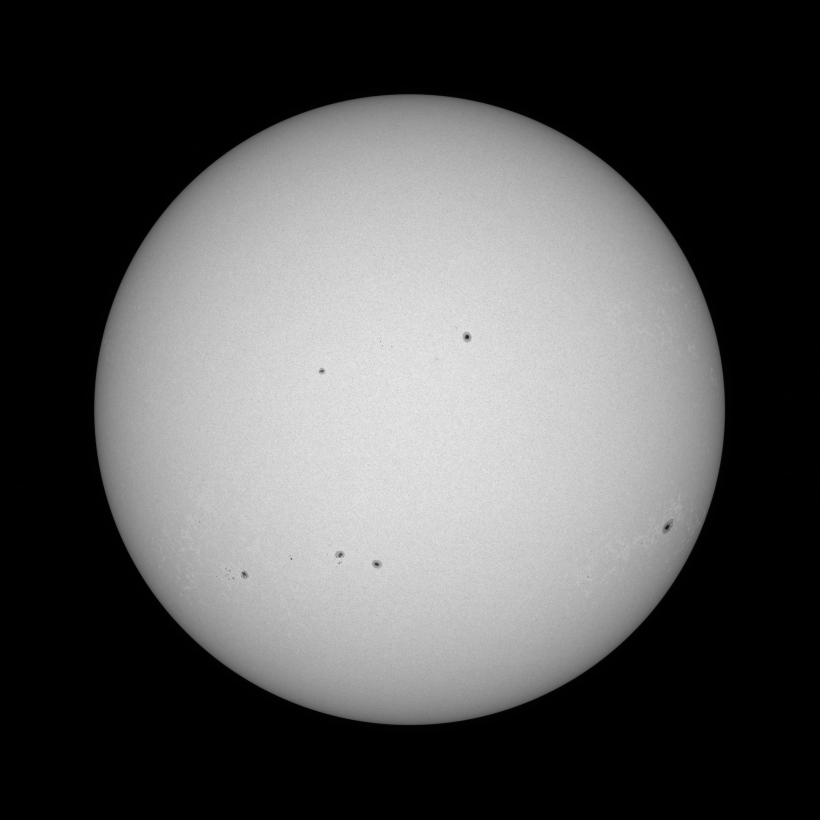
#> input picture images/2012_08_05__12_14_55_70__SDO_HMI_HMI_continuum.jp2, 4096 x 4096 px (shown at 1/5 size)
$ python -i occult.py   (imports and definitions only)   (Python 2 division)
#> lines starting #> are read from the running program, lines starting #| are printed output that depends on the picture
#> further down, picture is the input picture: shape (4096, 4096); min 0, max 255, mean 84.9
from IPython.core import debugger; debug = debugger.Pdb().set_trace
from astropy.convolution import convolve, Box2DKernel
import numpy as np
from copy import copy

"""
Default values are for SDO-AIA images.
rmin, qthresh1, and qthresh2 default values are unknown.
"""
def trace(image1, nsm1=3, rmin=10, lmin=25, nstruc=1000, nloopw=100, ngap=3, qthresh1=1, qthresh2=1):
#> called with nsm1 = 3, rmin = 10, lmin = 25, nstruc = 1000, nloopw = 100, ngap = 3, qthresh1 = 1, qthresh2 = 1
	import numpy as np

	# Control parameters
	nloop = nloopw
	reso = 1
	step = 1
	nloopmax = 10000
	npmax = 2000
	nsm2 = nsm1 + 1
	nlen = float(rmin)
	na = 180
	nb = 30
	s_loop = step * np.arange(nlen)
	s0_loop = step * (np.arange(nlen) - nlen / 2)
	wid = (nsm2 / 2 - 1) > 1
	looplen = 0.0

	# Base level
	ind_pos = np.where(image1 > 0)
#> ind_pos = 8284162 positions, rows 244 to 4052, columns 21 to 4095
	zmed = np.median(image1[ind_pos])
#> zmed = 186
	thresh = zmed * qthresh1
#> thresh = 186
	image1[image1 < thresh] = thresh
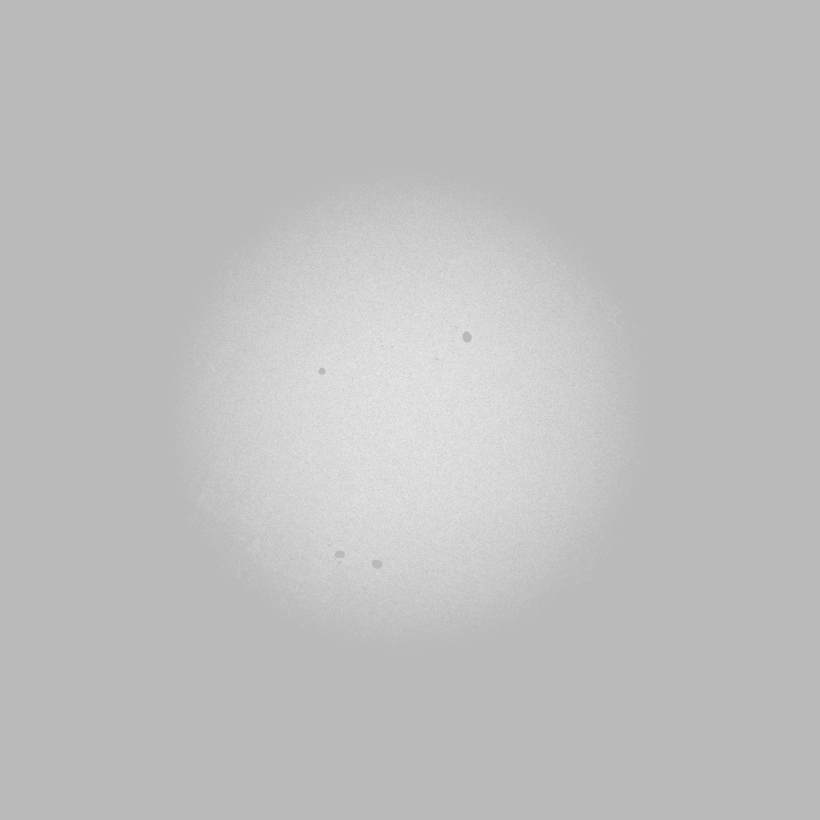
#> image1: shape (4096, 4096) (shown at 1/5 size); min 186, max 255, mean 190.9

	# Highpass filter
	if nsm1 <= 2:
		image2 = image1 - convolve(image1, Box2DKernel(nsm2))
	elif nsm1 >= 3:
		image2 = convolve(image1, Box2DKernel(nsm1)) - convolve(image1, Box2DKernel(nsm2))
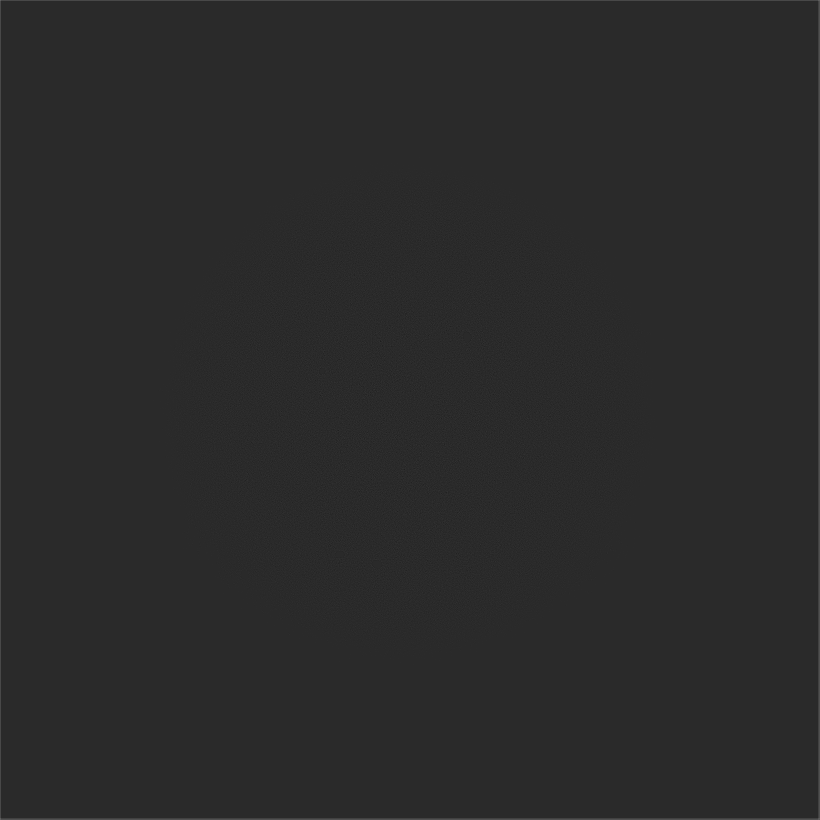
#> image2: shape (4096, 4096) float64 (shown at 1/5 size); min -8.75, max 43.59, mean 0; drawn with min black and max white

	dim = image1.shape
#> dim = (4096, 4096)
	nx = dim[1]
#> nx = 4096
	ny = dim[0]
#> ny = 4096

	# Erase boundaries zones (smoothing effects)
	image2[int(nsm2):-int(nsm2), int(nsm2):-int(nsm2)] = 0.0
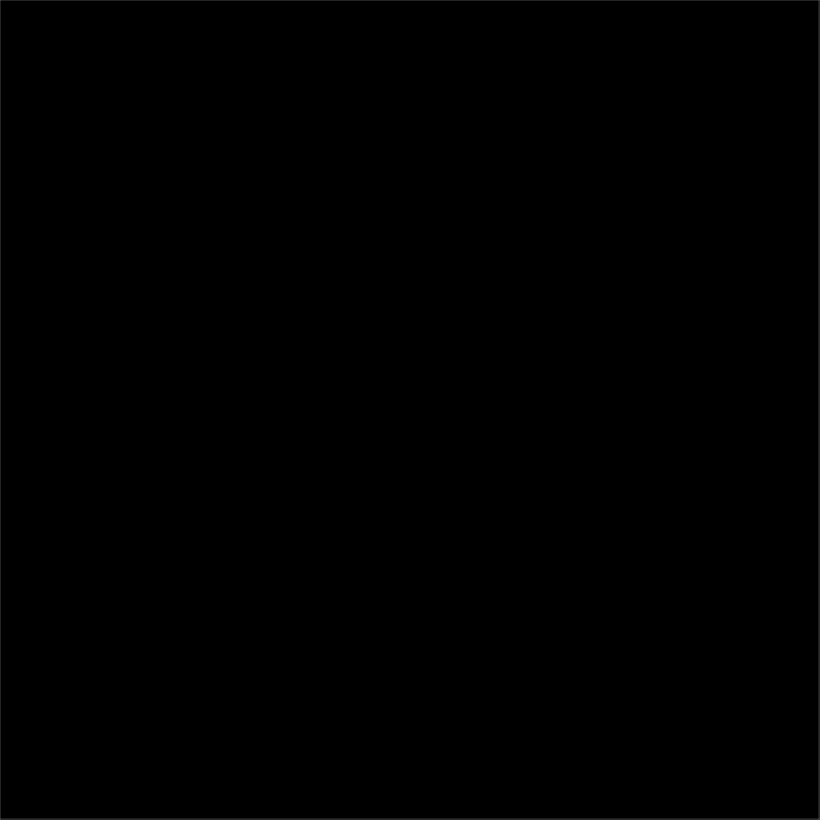
#> image2: shape (4096, 4096) float64 (shown at 1/5 size); min -5.68e-14, max 43.59, mean 0; drawn with min black and max white

	# Noise threshold
	ind_pos = np.where(image2 > 0)
#> ind_pos = 32752 positions, rows 0 to 4095, columns 0 to 4095
	zmed = np.median(image2[ind_pos])
#> zmed = 22.28
	thresh = zmed * qthresh2
#> thresh = 22.28

	# Loop traching start at maximum flux position
	iloop = 0
	residual = copy(image2)
	residual[residual < 0] = 0.0
	iloop_nstruc = np.zeros(nstruc)
	loop_len = np.zeros(nloopmax)

	for istruc in range(nstruc):
		zstart = [np.max(residual), np.unravel_index(residual.argmax(), residual.shape)]
		if zstart[0] <= thresh:
			end_trace(image1, wid, nsm2, nlen, na, nb, loop_len, nloop)
			quit()

		if istruc % 100 == 0:
			ipix = np.where(residual > 0)
			qpix = float(len(ipix)) / float(nx) * float(ny)
			flux_sigma = zstart[0] / zmed
			print "Struct#%04d Loop#%04d Signal/noise=%.3f" % (istruc, iloop, flux_sigma)

		jstart = zstart[1][1]
		istart = zstart[1][0]

		# Tracing loop structure stepwise
		ip = 0
		ndir = 2
		for idir in range(ndir):
			xl = np.zeros(npmax+1)
			yl = np.zeros(npmax+1)
			zl = np.zeros(npmax+1)
			al = np.zeros(npmax+1)
			ir = np.zeros(npmax+1)

			if idir == 0:
				sign_dir = 1
			elif idir == 1:
				sign_dir = -1

			# Initial direction finding
			xl[0] = istart
			yl[0] = jstart
			zl[0] = zstart[0]
			alpha = np.pi * np.arange(na) / float(na)
			flux_max = 0.0

			for ia in range(na):
				x_ = xl[0] + s0_loop * np.cos(alpha[ia])
				y_ = yl[0] + s0_loop * np.sin(alpha[ia])
				ix = (x_ + 0.5).astype(int)
				iy = (y_ + 0.5).astype(int)
				flux_ = residual[(iy,ix)]
				flux = np.sum(flux_[np.where(flux_ > 0.0)]) / float(nlen)

				if flux > flux_max:
					flux_max = flux
					al[0] = alpha[ia]
					x_lin = x_
					y_lin = y_

			# Curvature radius
			xx_curv = np.zeros((nlen, nb, npmax))
			yy_curv = np.zeros((nlen, nb, npmax))

			for ip in range(npmax):
				if ip == 0:
					ib1 = 0
					ib2 = nb - 1

				if ip >= 1:
					ib1 = (ir[ip] - 1) > 0
					ib2 = (ir[ip] + 1) < (nb - 1)

				beta0 = al[ip] + np.pi / 2.0
				xcen = xl[ip] + rmin * np.cos(beta0)
				ycen = yl[ip] + rmin * np.sin(beta0)
				flux_max = 0.0

				for ib in range(ib1, ib2 + 1):
					rad_i = rmin / (-1.0 + 2.0 * float(ib) / float(nb - 1))
					xcen_i = xl[ip] + (xcen - xl[ip]) * (rad_i / rmin)
					ycen_i = yl[ip] + (ycen - yl[ip]) * (rad_i / rmin)
					beta_i = beta0 + sign_dir * s_loop / rad_i
					x_ = xcen_i - rad_i * np.cos(beta_i)
					y_ = ycen_i - rad_i * np.sin(beta_i)
					ix = (x_ + 0.5).astype(int)
					iy = (y_ + 0.5).astype(int)
					flux_ = copy(residual)
					flux_[flux_ < 0] = 0.0
					flux = np.sum(flux_) / float(nlen)

					if idir == 1:
						xx_curv[ib, :, ip] = x_
						yy_curv[ib, :, ip] = y_

					if flux > flux_max:
						flux_max = flux
						al[ip + 1] = al[ip] + sign_dir * (step / rad_i)
						ir[ip + 1] = ib
						al_mid = (al[ip] + al[ip + 1]) / 2.0
						xl[ip + 1] = xl[ip] + step * np.cos(al_mid + np.pi * idir)
						yl[ip + 1] = yl[ip] + step * np.sin(al_mid + np.pi * idir)
						ix_ip = (int(xl[ip + 1] + 0.5) > 0) < (nx - 1)
						iy_ip = (int(yl[ip + 1] + 0.5) > 0) < (ny - 1)
						zl[ip + 1] = residual[iy_ip][ix_ip]

						if ip == 0:
							x_curv = x_
							y_curv = y_

				iz1 = (np + 1 - ngap) > 0

				if np.max(zl[iz1:ip+2]) <= 0:
					ip = (izl - 1) > 0
					break

			# Re-ordering loop coordinates
			if idir == 0:
				xloop = np.flip(xl[0:ip+1])
				yloop = np.flip(yl[0:ip+1])
				zloop = np.flip(zl[0:ip+1])

			if idir == 1 and ip >= 1:
				xloop = np.array([xloop, xl[1:ip+1]])
				yloop = np.array([yloop, yl[1:ip+1]])
				zloop = np.array([zloop, zl[1:ip+1]])

		ind = np.where(np.logical_and(xloop != 0, yloop != 0))
		nind = len(ind)
		looplen = 0

		if nind <= 1:
			# SKIP_STRUCT
			# Store loop coordinates
			if looplen >= lmin:
				nn = int(ns / reso + 0.5)
				ii = np.arange(nn) * reso
				## INTERPOL FUNCTIONS
				x_rsun = xx
				y_rsun = yy
				s_rsun = ii

				for i in range(nn):
					print iloop, xx[ip], yy[ip], ff[ip], ii[ip]

				iloop_nstruc[istruc] = iloop
				loop_len[iloop] = looplen
				iloop += 1

		else:
			xloop = xloop[ind]
			yloop = yloop[ind]
			zloop = zloop[ind]

			if iloop >= nloopmax:
				end_trace(image1, wid, nsm2, nlen, na, nb, loop_len, nloop)
				quit()

			# Loop completed - loop length
			np = len(xloop)
			s = np.zeros(np)
			looplen = 0

			if np >= 2:
				for ip in range(1, np):
					s[ip] = s[ip-1] + np.sqrt(np.power(xloop[ip] - xloop[ip-1], 2) + np.power(yloop[ip] - yloop[ip-1], 2))

			looplen = s[np-1]
			ns = int(looplen) > 3
			ss = np.arange(ns)

			if looplen >= lmin:
				nn = int(ns / reso + 0.5)
				ii = np.arange(nn) * reso
				## INTERPOL FUNCTIONS
				x_rsun = xx
				y_rsun = yy
				s_rsun = ii

				for i in range(nn):
					print iloop, xx[i], yy[i], ff[i], ii[i]

				iloop_nstruc[istruc] = iloop
				loop_len[iloop] = looplen
				iloop += 1

		i3 = (istart - wid) > 0
		i4 = (istart + wid) < (nx - 1)
		j3 = (jstart - wid) > 0
		j4 = (jstart + wid) < (ny - 1)
		residual[j3:j4+1][i3:i4+1] = 0.0
		nn = len(xloop)

		for k in range(nn):
			i0 = (int(xloop[k]) > 0) < (nx - 1)
			i3 = int(i0 - wid) > 0
			i4 = int(i0 + wid) < (nx - 1)
			j0 = (int(yloop[k]) > 0) < (ny - 1)
			j3 = int(j0 - wid) > 0
			j4 = int(j0 + wid) < (ny - 1)
			residual[j3:j4+1][i3:i4+1] = 0.0
#> this loop made 1 pass
#> (zstart, ipix, qpix, flux_sigma, jstart, istart) on pass 1: ([43.59, (1, 1)], 32752 positions, rows 0 to 4095, columns 0 to 4095, 2, 1.96, 1, 1)
#| Struct#0000 Loop#0000 Signal/noise=1.957
#> after the loop, iloop = 0; iloop_nstruc = 1000 values from 0 to 0; loop_len = 10000 values from 0 to 0; x_lin = [-4, -3, -2, -1, 0, 1, 2, 3, 4, 5]; y_lin = [1, 1, 1, 1, 1, 1, 1, 1, 1, 1]

	end_trace(image1, wid, nsm2, nlen, na, nb, loop_len, nloop)

# END_TRACE
def end_trace(image1, wid, nsm2, nlen, na, nb, loop_len, nloop):
	fluxmin = np.min(image1)
	fluxmax = np.max(image1)
	output = np.array[wid, fluxmin, fluxmax, nsm2, nlen, na, nb]

	debug()

	# [8 lines of commented-out code are left out]


# [1 line not run here, left out]

>>> import cv2
>>> picture = cv2.imread('images/2012_08_05__12_14_55_70__SDO_HMI_HMI_continuum.jp2', cv2.IMREAD_GRAYSCALE)
#> (the run stopped early here; a loop or call above may not have finished)
